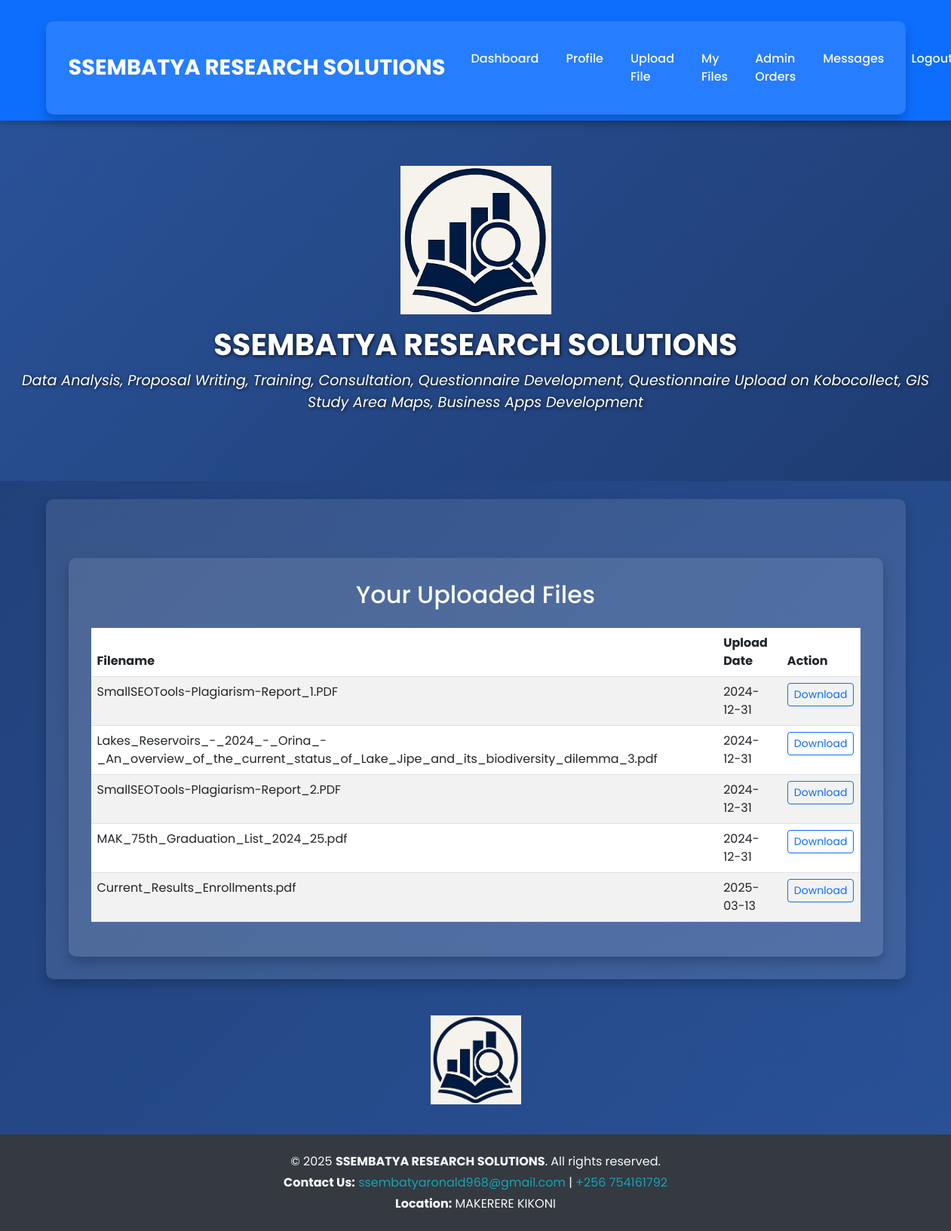
/files (signed in), run on the app's committed database.
### tables this page shows
CREATE TABLE files (
            id INTEGER PRIMARY KEY AUTOINCREMENT,
            user_id INTEGER,
            filename TEXT,
            upload_date TEXT,
            FOREIGN KEY(user_id) REFERENCES users(id)
        );

### app.py (the view)
@app.route('/files')
@login_required
def view_files():
    conn = sqlite3.connect('database.db')
    cursor = conn.cursor()
    cursor.execute("SELECT filename, upload_date FROM files WHERE user_id = ?", (current_user.id,))
    files = cursor.fetchall()
    conn.close()
    return render_template('files.html', files=files, company_name=app.config['COMPANY_NAME'], services_outline=app.config['SERVICES_OUTLINE'])

### app.py (called while the page is built, shortened)
@login_manager.user_loader
def load_user(user_id):
    conn = sqlite3.connect('database.db')
    cursor = conn.cursor()
    cursor.execute("SELECT id, username, is_admin FROM users WHERE id = ?", (user_id,))
    user = cursor.fetchone()
    conn.close()
    if user:
        return User(id=user[0], username=user[1], is_admin=user[2])
    return None

@app.context_processor
def inject_unread_message_count():
    return dict(unread_count=0)

### templates/files.html (shortened to what this page needs)
{% extends "base.html" %}
{% block content %}
<div class="container mt-5">
    <h2 class="mb-4 text-center">Your Uploaded Files</h2>
    {% if files %}
        <table class="table table-striped">
            <thead>
                <tr>
                    <th>Filename</th>
                    <th>Upload Date</th>
                    <th>Action</th>
                </tr>
            </thead>
            <tbody>
                {% for file in files %}
                <tr>
                    <td>{{ file[0] }}</td>
                    <td>{{ file[1] }}</td>
                    <td>
                        <a href="{{ url_for('download_file', filename=file[0]) }}" class="btn btn-sm btn-outline-primary">
                            Download
                        </a>
                    </td>
                </tr>
                {% endfor %}
            </tbody>
        </table>
    {% else %}
        <p class="text-muted text-center">You haven't uploaded any files yet.</p>
    {% endif %}
</div>
{% endblock %}

### templates/base.html (style rules this page uses)
body { font-family: 'Poppins', sans-serif; margin: 0; padding: 0; background: linear-gradient(135deg, #1e3c72, #2a5298); color: #f8f9fa; }
.container { background: rgba(255, 255, 255, 0.1); color: #f8f9fa; border-radius: 10px; padding: 30px; box-shadow: 0 8px 15px rgba(0, 0, 0, 0.2); margin-top: 20px; }

### data on the page
files: filename "SmallSEOTools-Plagiarism-Report_1.PDF", upload_date "2024-12-31"
files: filename "Lakes_Reservoirs_-_2024_-_Orina_-_An_overview_of_the_current_status_of_Lake_Jipe_and_its_biodiversity_dilemma_3.pdf", upload_date "2024-12-31"
files: filename "SmallSEOTools-Plagiarism-Report_2.PDF", upload_date "2024-12-31"
files: filename "MAK_75th_Graduation_List_2024_25.pdf", upload_date "2024-12-31"
files: filename "Current_Results_Enrollments.pdf", upload_date "2025-03-13"

### other printed values
{{ company_name }} "SSEMBATYA RESEARCH SOLUTIONS"
{{ services_outline }} "Data Analysis, Proposal Writing, Training, Consultation, Questionnaire Development, Questionnaire Upload on Kobocollect, GIS Study Area Maps, Business Apps Development"
